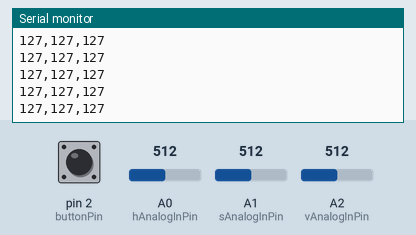
Bench run of a sketch on a simulated Arduino Uno, built with avr-gcc and run on an emulated ATmega328P. On the bench: the last lines printed to the serial monitor. The test bench sets the inputs (shaded band); at power-on: A0 (hAnalogInPin) = 512, A1 (sAnalogInPin) = 512, A2 (vAnalogInPin) = 512, pin 2 (buttonPin) HIGH.

Above: at 1.2 s.
1.3 s: A0 (hAnalogInPin) set to 716
At 1.32 s:
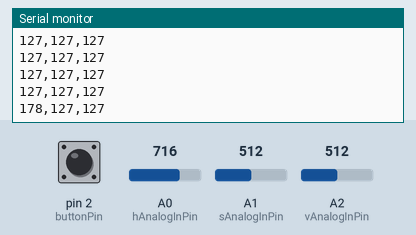
2.8 s: A1 (sAnalogInPin) set to 716
At 2.83 s:
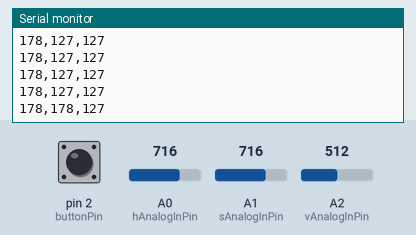
4.3 s: A2 (vAnalogInPin) set to 306
At 4.35 s:
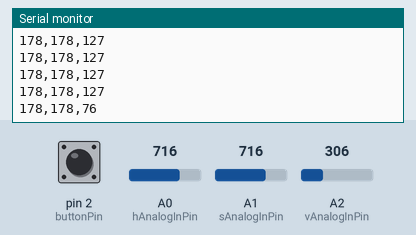
7.3 s: pin 2 (buttonPin) pulled LOW for 3.2 s
13.5 s: A0 (hAnalogInPin) set to 900
At 13.5 s:
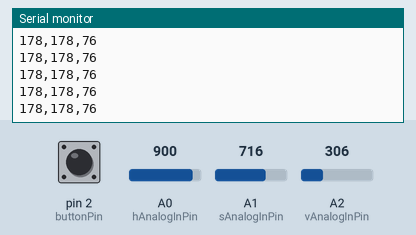
15.0 s: A1 (sAnalogInPin) set to 900
At 15.02 s:
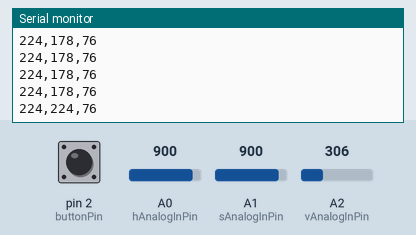
Timing chart, 0 to 17.5 s (numbered marks = the images above; inputs shaded):
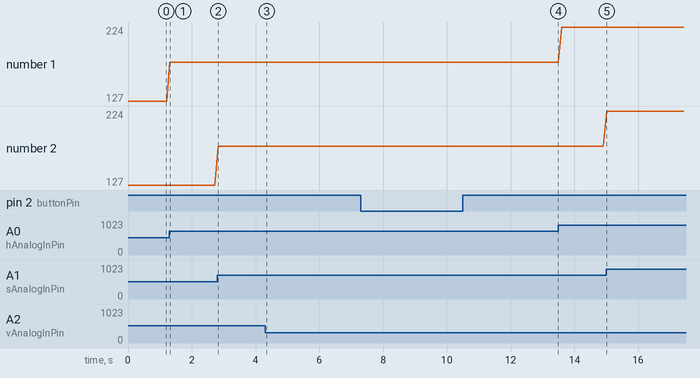

Measured:
- after the input at 1.3 s, the serial monitor: prints a new line at once (image 1)
- after the input at 2.8 s, the serial monitor: prints a new line at once (image 2)
- after the input at 4.3 s, the serial monitor: prints a new line at once (image 3)
- after the input at 15.0 s, the serial monitor: prints a new line at once (image 5)
- plotted number 1: 127 → 178 after the input at 1.3 s, 178 → 224 after the input at 13.5 s

The sketch:

color-button.ino
```cpp
#define FASTLED_INTERRUPT_RETRY_COUNT 1
#include <FastLED.h>

#define LED_PIN     13
#define NUM_LEDS    16

const int hAnalogInPin = A0;
float hSensorValue = 1;
int hOutputValue = 1;

const int sAnalogInPin = A1;
float sSensorValue = 1;
int sOutputValue = 1;

const int vAnalogInPin = A2;
float vSensorValue = 1;
int vOutputValue = 1;

const int buttonPin = 2;
int buttonState = 0;

CRGB leds[NUM_LEDS];

void setup() {
  // put your setup code here, to run once:
  Serial.begin(9600);
  pinMode(buttonPin, INPUT);
  FastLED.addLeds<WS2812, LED_PIN, GRB>(leds, NUM_LEDS);

}

void loop() {

  buttonState = digitalRead(buttonPin);
  hSensorValue = analogRead(hAnalogInPin);
  hOutputValue = int(float(hSensorValue / 1023) * 255);
  sSensorValue = analogRead(sAnalogInPin);
  sOutputValue = int(float(sSensorValue / 1023) * 255);
  vSensorValue = analogRead(vAnalogInPin);
  vOutputValue = int(float(vSensorValue / 1023) * 255);
  if (buttonState == 0){
    // if button clicked
    for (int i = 0; i <30; i++) {
      leds[i] = CHSV(hOutputValue, sOutputValue, vOutputValue);
    }
    FastLED.show();
  } else {
    Serial.print(hOutputValue);
    Serial.print(",");
    Serial.print(sOutputValue);
    Serial.print(",");
    Serial.println(vOutputValue);
  }

  delay(100);
}
```
